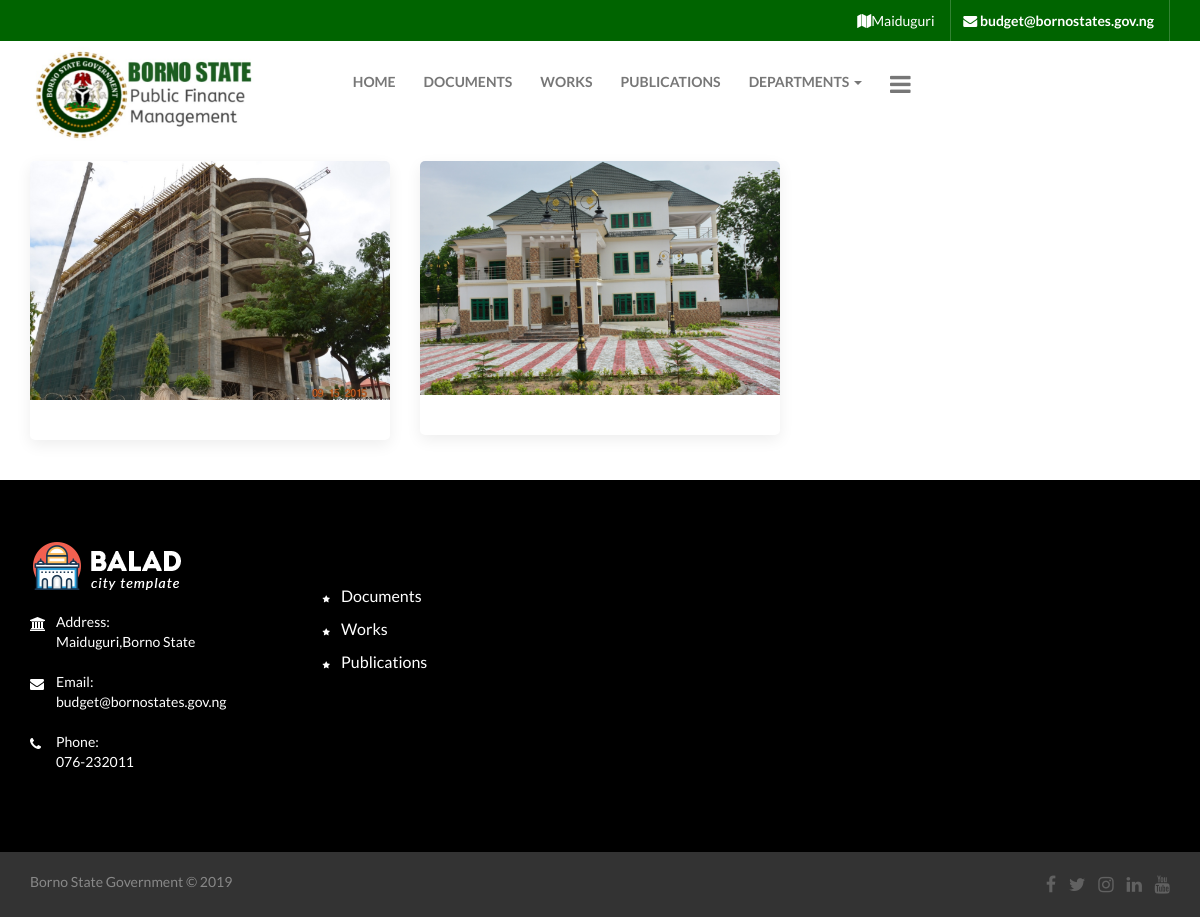
The app's page /works/ with its own data.
### budget/models.py (models this page shows, shortened)
class Setting(models.Model):
    email = models.CharField(max_length=100)
    phone = models.CharField(max_length=11)
    logo = models.ImageField()
    title = models.CharField(max_length=100)
    address = models.CharField(max_length=100)
    category = models.ForeignKey(Category,on_delete = models.CASCADE,unique=True)
    class Meta:
        verbose_name= 'Setting'
        verbose_name_plural = 'Settings'

class Work(models.Model):
    work_title = models.CharField(max_length=100)
    work_image = models.ImageField()
    class Meta:
        verbose_name = 'Work'
        verbose_name_plural='Works'

### budget/views.py (the view)
# urls.py: path('works/',views.works),
def works(request):
    settings = Setting.objects.get(category_id="2")
    works = Work.objects.all()
    context = {
        "works":works,
        "settings":settings
    }
    return render(request,'works.html',context)

### templates/works.html (shortened to what this page needs)
{% extends 'base.html' %}
{% block body %}
{% load static%}
<div class="container">
        <div class="row" >
                           {% for work in works%}
                             <div class="col-md-4 col-sm-6">
                                <div class="news-box">
                                   <div class="new-thumb">
                                    <img src="{{work.work_image.url}}" alt="">
                                   </div>
                                   <div class="new-txt">
                                   </div>
                                </div>
                             </div>
                             {% endfor %}
                          </div>
        <br><br>
        </div>
{% endblock %}

### templates/partials/nav.html (shortened to what this page needs)
<header class="wf100 header mb-5">
    <div class="topbar">
      <div class="container">
        <div class="row">
          <div class="col-md-6 col-sm-6">
            <ul class="right-links">
              <li> <a href="home-two.html#"><i class="fa fa-map"></i>{{settings.address}}</a> </li>
              <li> <a href="home-two.html#"><i class="fa fa-envelope"></i> <strong>{{settings.email}}</strong></a> </li>
            </ul>
          </div>
        </div>
      </div>
    </div>
    <div class="logo-nav-row">
      <div class="container">
        <div class="row">
          <div class="col-md-12">
            <nav class="navbar">
              <div class="navbar-header">
                <a class="navbar-brand" href="index.html"><img src="{{settings.logo.url}}" style="height:100px"
                    alt=""></a> </div>
              <div class="collapse navbar-collapse" id="bs-example-navbar-collapse-1">
                <ul class="nav navbar-nav">
                  <li><a href="/">HOME</a></li>
                  <li><a href="/documents">DOCUMENTS</a></li>
                  <li><a href="/works">WORKS</a></li>
                  <li><a href="/publications">PUBLICATIONS</a></li>
                  <li class="dropdown"> <a href="#" class="dropdown-toggle" data-toggle="dropdown" role="button" aria-haspopup="true" aria-expanded="true">Departments <span class="caret"></span></a>
                    </li>
                  <li class="bars-btn"><a href="#" id="sidebarCollapse"><i class="fa fa-bars"
                        style="font-size:24px;"></i> </a></li>
                </ul>
              </div>
            </nav>
          </div>
        </div>
      </div>
    </div>
    <br>
  </header>

### templates/partials/footer.html
<footer class="home3 main-footer wf100 ">
            <div class="container">
               <div class="row">
                  <div class="col-md-3 col-sm-6">
                     <div class="textwidget">
                        <img src="images/footer-logo2.png" alt="">
                        <address>
                           <ul>
                              <li> <i class="fa fa-university"></i> <strong>Address:</strong> {{settings.address}},Borno State
                              </li>
                              <li> <i class="fa fa-envelope"></i> <strong>Email:</strong> {{settings.email}}
                              </li>
                              <li> <i class="fa fa-phone"></i> <strong>Phone:</strong> {{settings.phone}}
                              </li>
                           </ul>
                        </address>
                     </div>
                  </div>
                  <div class="col-md-3 col-sm-6">
                     <div class="footer-widget">
                     <br><br>
                        <ul>
                           <li><a href="/documents"><i class="fa fa-star"></i> Documents</a></li>
                           <li><a href="/works"><i class="fa fa-star"></i> Works</a></li>
                           <li><a href="/publications"><i class="fa fa-star"></i> Publications</a></li>
                        </ul>
                     </div>
                  </div>
               </div>
            </div>
         </footer>
         <footer class="footer wf100">
    <div class="container">
      <div class="row">
        <div class="col-md-7 col-sm-7">
          <p class="copyr">Borno State Government © 2019</p>
        </div>
        <div class="col-md-5 col-sm-5">
          <ul class="footer-social">
            <li><a href="#"><i class="fa fa-facebook-f"></i></a></li>
            <li><a href="#"><i class="fa fa-twitter"></i></a></li>
            <li><a href="#"><i class="fa fa-instagram"></i></a></li>
            <li><a href="#"><i class="fa fa-linkedin-in"></i></a></li>
            <li><a href="#"><i class="fa fa-youtube"></i></a></li>
          </ul>
        </div>
      </div>
    </div>
  </footer>

### static/css/color.css (style rules this page uses)
.city-tour strong, ul.reports, .h3-navbar .donate-btn a:hover, .wrap-404 a.back, .wrap-404 button.btn, .main-slider .owl-carousel button.owl-dot span:hover, .main-slider .owl-carousel button.owl-dot.active span, .banner-tags li:hover, .header .topbar, .city-highlights .owl-carousel .owl-nav button.owl-next:hover, .city-highlights .owl-carousel .owl-nav button.owl-prev:hover, .sub-menu a:hover, .logo-nav-row .dropdown-menu>li>a:hover, .slider-caption a:hover, .Mayor-text a:hover, .title-style-2 a:hover, .city-highlights .owl-carousel .owl-nav button.owl- next:hover, .city-highlights .owl-carousel .owl-nav button.owl-prev:hover, .emergency-info, .stay-connected input[type="submit"], .h2-Mayor-msg .Mayor-txt a:hover, .team-heading a:hover, .h3-slider-caption a:hover, .news-details blockquote, .single-post-tags a:hover, .post-comments-form input[type="submit"], .deprt-icon-box a.rm:hover, a.jobs-link:hover, .community-links-style-two li a img, .widget .upcoming-events li:hover .edate, .contact-team, .newsletter-style2 button, .post-comments-form input[type="submit"], .service-page-bottom .newsletter-form button, .city-updates li.more-news a:hover, .department-links li a, .contact-form input[type="submit"], .event-date-share .edate, .event-gallery .eg-thumb a:hover, a.dbutton, .dn-btn, .single-donation-box .progress .progress-bar, li.form-submit button, .donator-details input[type="submit"], .login-box input[type="submit"], .login-account, .register-account input[type="submit"], .home3.emergency-numbers .newsletter-form button { background-color: #006400; }

### static/css/all.css (style rules this page uses)
.fa, .fas, .far, .fal, .fab { -moz-osx-font-smoothing: grayscale; -webkit-font-smoothing: antialiased; display: inline-block; font-style: normal; font-variant: normal; text-rendering: auto; line-height: 1; }
.fa-bars:before { content: "\f0c9"; }
.fa-envelope:before { content: "\f0e0"; }
.fa-facebook-f:before { content: "\f39e"; }
.fa-instagram:before { content: "\f16d"; }
.fa-linkedin-in:before { content: "\f0e1"; }
.fa-map:before { content: "\f279"; }
.fa-phone:before { content: "\f095"; }
.fa-star:before { content: "\f005"; }
.fa-twitter:before { content: "\f099"; }
.fa-university:before { content: "\f19c"; }
.fa-youtube:before { content: "\f167"; }
.fa, .fas { font-family: 'FontAwesome'; font-weight: 900; }

### templates/base.html (style rules this page uses)
.logo-nav-row .navbar-brand { padding: 0px 0; }

### records on screen
Setting: address "Maiduguri", email "budget@bornostates.gov.ng", logo (picture), phone "076-232011"
Work: work_image (picture)
Work: work_image (picture)
